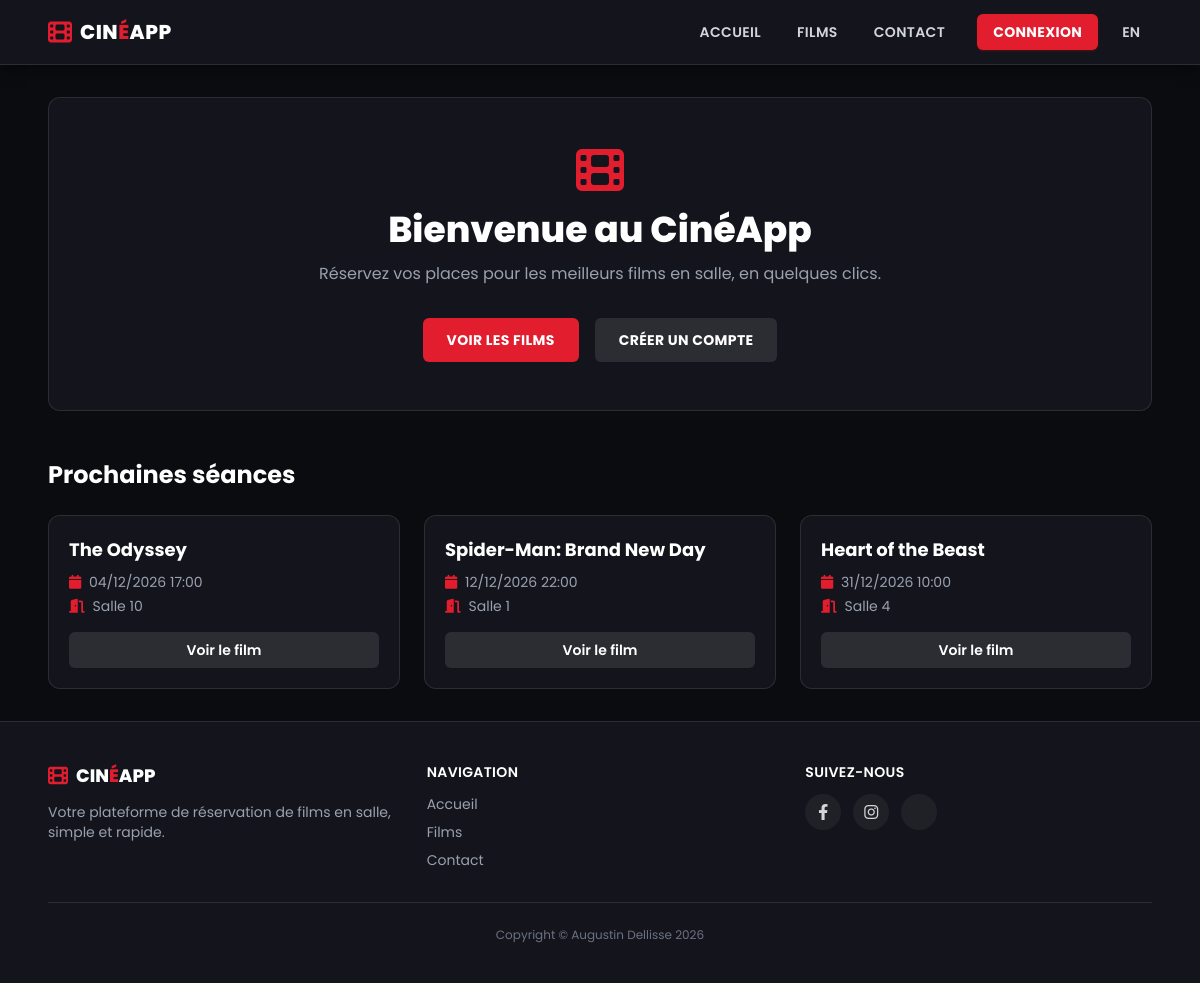
The page / on the database its author committed.
### cinema_app/models.py (models this page shows, shortened)
class Screening(models.Model): # Careful to not overlap 2 screenings in same room at same time
    movie = models.ForeignKey(Movie, verbose_name="Film", related_name='screenings', on_delete=models.CASCADE)
    cinema_room = models.ForeignKey('CinemaRoom', verbose_name="Salle de cinéma", related_name='screenings', on_delete=models.CASCADE)
    screening_time = models.DateTimeField(verbose_name="Heure de projection")
    class Meta:
        ordering = ('screening_time', )
        verbose_name = "projection"
        verbose_name_plural = "projections"

class Movie(models.Model):
    title = models.CharField(max_length=100, verbose_name="Titre")
    description = models.TextField(verbose_name="Description")
    duration = models.PositiveIntegerField(verbose_name="Durée (minutes)")
    release_date = models.DateField(verbose_name="Date de sortie")
    movie_poster = models.ImageField(default="", upload_to='movie_posters/', verbose_name="Image")
    genre = models.ForeignKey(Genre, verbose_name="Genre", related_name='movies', blank=True, null=True, on_delete=models.SET_NULL)
    class Meta:
        ordering = ('title', )
        verbose_name = "film"
        verbose_name_plural = "films"

class CinemaRoom(models.Model):
    number = models.PositiveIntegerField(verbose_name="Numéro", unique=True)
    capacity = models.PositiveIntegerField(verbose_name="Capacité")
    class Meta:
        ordering = ('number', )
        verbose_name = "salle de cinéma"
        verbose_name_plural = "salles de cinéma"

### cinema_app/views.py (the view)
# urls.py: path('', views.IndexView.as_view(), name='index'),
class IndexView(View):
    def get(self, request):
        prochaines_seances = Screening.objects.select_related('movie', 'cinema_room').filter(
            screening_time__gte=timezone.now()
        ).order_by('screening_time')[:3]
        return render(request, 'cinema_app/index.html', {
            'prochaines_seances': prochaines_seances,
        })

### cinema_app/context_processors.py (called while the page is built)
def cinema_info(request):
    return {
        'current_year': datetime.date.today().year,
    }

def employee_access(request):
    return {'is_employee': is_employee(request.user)}

### employee_app/mixins.py (called while the page is built)
def is_employee(user):
    return user.is_authenticated and (
        user.is_superuser or user.groups.filter(name__in=EMPLOYEE_GROUPS).exists()
    )

### cinema_app/templates/cinema_app/index.html (shortened to what this page needs)
{% extends 'base.html' %}
{% load i18n %}
{% block content %}
<div class="bg-cinema-dark border border-white/10 rounded-xl p-12 text-center mb-12">
    <i class="fa-solid fa-film text-cinema-red text-5xl mb-4"></i>
    <h2 class="text-4xl font-extrabold text-white mb-3">{% translate "Bienvenue au CinéApp" %}</h2>
    <p class="text-gray-400 max-w-xl mx-auto mb-8">
        {% translate "Réservez vos places pour les meilleurs films en salle, en quelques clics." %}
    </p>
    <div class="flex justify-center gap-4">
        <a href="{% url 'movies' %}"
           class="px-6 py-3 rounded-md bg-cinema-red text-white font-bold uppercase tracking-wide text-sm hover:bg-red-700 transition-colors">
            {% translate "Voir les films" %}
        </a>
        {% if not user.is_authenticated %}
        <a href="{% url 'register' %}"
           class="px-6 py-3 rounded-md bg-white/10 text-white font-bold uppercase tracking-wide text-sm hover:bg-white/20 transition-colors">
            {% translate "Créer un compte" %}
        </a>
        {% endif %}
    </div>
</div>
<h3 class="text-2xl font-bold text-white mb-6">{% translate "Prochaines séances" %}</h3>
{% if prochaines_seances %}
<div class="grid grid-cols-3 gap-6">
    {% for screening in prochaines_seances %}
    <div class="bg-cinema-dark border border-white/10 rounded-xl p-5">
        <h4 class="text-white font-bold text-lg mb-2 truncate">{{ screening.movie.title }}</h4>
        <p class="text-gray-400 text-sm mb-1">
            <i class="fa-solid fa-calendar text-cinema-red mr-1"></i>
            {{ screening.screening_time|date:"d/m/Y H:i" }}
        </p>
        <p class="text-gray-400 text-sm mb-4">
            <i class="fa-solid fa-door-open text-cinema-red mr-1"></i>
        </p>
        <a href="{% url 'movie' screening.movie.id %}"
           class="block text-center px-4 py-2 rounded-md bg-white/10 text-white font-semibold text-sm hover:bg-white/20 transition-colors">
            {% translate "Voir le film" %}
        </a>
    </div>
    {% endfor %}
</div>
{% else %}
<p class="text-gray-500">{% translate "Aucune séance à venir pour le moment." %}</p>
{% endif %}
{% endblock %}

### static/css/stylesheet.css (style rules this page uses)
:root { color-scheme: dark; }

### templates/base.html (style rules this page uses)
body { font-family: var(--font-sans); }

### rows shown on the page
Screening: movie "The Odyssey", screening_time "04/12/2026 17:00"
Screening: movie "Spider-Man: Brand New Day", screening_time "12/12/2026 22:00"
Screening: movie "Heart of the Beast", screening_time "31/12/2026 10:00"
